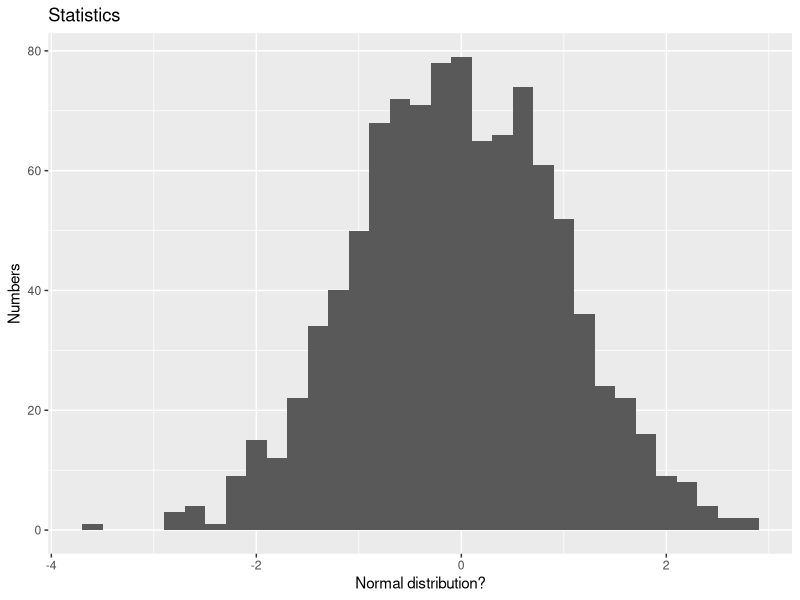

The R source for this figure: (Note: this script raises an error after producing the figure.)
rbinom(n=100, size=10, prob=0.5)

# Sannsynlighet for et gitt utfall. Size = nr of trials

dbinom(x=3, size=10, prob=0.5)

# Man bruker qbinom
# cdf = cumulative distributive function
qbinom(p=0.3, size=10, prob=0.5, lower.tail = FALSE)
# FALSE - man begynner fra høyre grense av grafen.
# Svaret er 6. Man må ha 6 med for å få minst 30% sannsynlighet.
# I dette eksempelet: Man får 30% sansynlighet for å få 0,1,2,3,4

qnorm(p=0.9, mean=100, sd=5, lower.tail = TRUE)
# Nøyaktig det samme som ovenfor: qnorm(p=0.1, mean=100, sd=5, lower.tail = FALSE)


#Generate 1000 values from the standard normal distribution mu=0, sigma=1.
#Plot them in a histogram
install.packages("tidyverse")
library(tidyverse)
install.packages("ggplot2")
library(ggplot2)
svar <- rnorm(1000, mean = 0, sd = 1)
svar #tibble
svar_df <- data_frame(svar)
svar_df #data frame
plot <- ggplot(svar_df, aes(x = svar)) +
  geom_histogram(binwidth = 0.2) +
  labs(title = "Statistics", x = "Normal distribution?", y = "Numbers")
plot

#Generate 1000 values from the binomial distribution (n=10, p=0.6)
#Plot them in a histogram

svar2 <-rbinom(n=1000, size=10, prob=0.6)
svar_df2 <- data.frame(svar2)

plot2 <- ggplot(svar_df2, aes(x = svar2)) +
  geom_histogram
plot2

# Oppgave. Måte 1 å svare på oppgaven
x <- rnorm(100000, mean = 10, sd = sqrt(10))
x
library("tidyverse")
df = tibble(x=x)
df
df <- df %>% mutate(ind=(x<=0))
df
sum(df$ind)/100000
#Sannsynligheten for at vi får tall mindre eller lik 0.
#Måte 2 å svare på oppgaven. 
pnorm(q=0, mean=10, sd=sqrt(10), lower.tail = FALSE)
